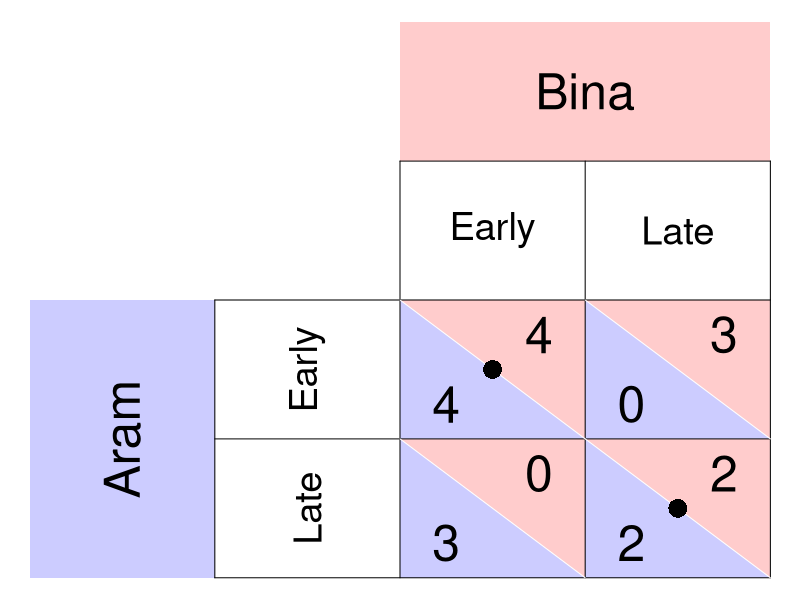

R code for this plot:
require(ggplot2)
require(shape)
pdf(file = "society/matrix_palanpur_unsolved.pdf", width = 9, height = 7)

par(mar =  c(0, 0, 0, 0))
xlims <- c(0, 8)
ylims <- c(0, 8)

#TextSizes
PlayerSize <- 3
StratSize <- 2.3
PayoffSize <- 3
p1fadelevel <- 0.2
p2fadelevel <- 0.2


#Payoffs are listed as c("NW", "SW", "NE", "SE")

#Considerations for Player 1
P1Name <- c("Aram")
P1Strat <- c("Early", "Late")
P1Payoffs <- c("4", "3", "0", "2")
P1BR1 <- c("NW") #Must be NW or SW - the BR prints accordingly. 
P1BR2 <- c("SE") #Must be NE or SE - the BR prints accordingly. 
#NW = (5, 3); SW = (5,1); NE = (7, 3); SE = (7, 1)
P1bestsize <- 2.5 #Adjusts size of point indicating best response of P1

#Considerations for Player 2
P2Name <- c("Bina")
P2Strat <- c("Early", "Late")
P2Payoffs <- c("4", "0", "3", "2")
P2BR1 <- c("NW") #Must be NW or SW - the BR prints accordingly. 
P2BR2 <- c("SE") #Must be NE or SE - the BR prints accordingly. 
P2bestsize <- 4 #Adjusts size of circle indicating best response of P2

plot(0, 0, xlim = xlims, ylim = ylims, type = "n",
     xlab = expression(""),
     ylab = expression(""),
     xaxt = "n", 
     yaxt = "n", 
     cex.lab = 2, 
     bty = "n")



#Color and label for Player 1 and their strategies
polygon(c(0,0,2,2,0), c(0,4,4,0,0), col=rgb(0, 0, 1, p1fadelevel), density=NULL, border = NA)
text(1, 2, P1Name[1], srt = 90, cex = PlayerSize)

text(3, 3, P1Strat[1], cex = StratSize, srt = 90)
text(3, 1, P1Strat[2], cex = StratSize, srt = 90)


#Color and label for Player 2
polygon(c(4,4,8,8,4), c(8,6,6,8,8), col=rgb(1, 0, 0, p2fadelevel), density=NULL, border = NA)
text(6, 7, P2Name[1], cex = PlayerSize)

text(5, 5, P2Strat[1], cex = StratSize)
text(7, 5, P2Strat[2], cex = StratSize)

#NorthWest cell 
#P1
polygon(c(4,4,6,4), c(4,2,2,4), col=rgb(0, 0, 1, p1fadelevel), density=NULL, border = NA)
#P2
polygon(c(4,6,6,4), c(4,4,2,4), col=rgb(1, 0, 0, p2fadelevel), density=NULL, border = NA)

#P1
text(4.5, 2.5, P1Payoffs[1], cex = PayoffSize)
#P2
text(5.5, 3.5, P2Payoffs[1], cex = PayoffSize)

#SouthWest cell  
#P1
polygon(c(4,4,6,4), c(2,0,0,2), col=rgb(0, 0, 1, p1fadelevel), density=NULL, border = NA)
#P2
polygon(c(4,6,6,4), c(2,2,0,2), col=rgb(1, 0, 0, p2fadelevel), density=NULL, border = NA)

#P1
text(4.5, 0.5, P1Payoffs[2], cex = PayoffSize)
#P2
text(5.5, 1.5, P2Payoffs[2], cex = PayoffSize)


#NorthEast cell 
#P1
polygon(c(6,6,8,6), c(4,2,2,4), col=rgb(0, 0, 1, p1fadelevel), density=NULL, border = NA)
#P2
polygon(c(6,8,8,6), c(4,4,2,4), col=rgb(1, 0, 0, p2fadelevel), density=NULL, border = NA)
#P1
text(6.5, 2.5, P1Payoffs[3], cex = PayoffSize)
#P2
text(7.5, 3.5, P2Payoffs[3], cex = PayoffSize)

#SouthEast cell 
#P1
polygon(c(6,6,8,6), c(2,0,0,2), col=rgb(0, 0, 1, p1fadelevel), density=NULL, border = NA)
#P2
polygon(c(6,8,8,6), c(2,2,0,2), col=rgb(1, 0, 0, p2fadelevel), density=NULL, border = NA)
#P1
text(6.5, 0.5, P1Payoffs[4], cex = PayoffSize)
#P2
text(7.5, 1.5, P2Payoffs[4], cex = PayoffSize)


#Lines for the Table
segments(8, 0, 8, 6, lty = 1, col = "black")
segments(4, 6, 8, 6, lty = 1, col = "black")
segments(2, 0, 2, 4, lty = 1, col = "black")
segments(2, 0, 8, 0, lty = 1, col = "black")
segments(2, 4, 8, 4, lty = 1, col = "black")
segments(4, 0, 4, 6, lty = 1, col = "black")
segments(2, 2, 8, 2, lty = 1, col = "black")
segments(6, 0, 6, 6, lty = 1, col = "black")

#Diagonals
#NW
segments(4, 4, 6, 2, lty = 1, col = "white")
#NE
segments(6, 4, 8, 2, lty = 1, col = "white")
#SW
segments(4, 2, 6, 0, lty = 1, col = "white")
#Se
segments(6, 2, 8, 0, lty = 1, col = "white")


#Best responses
#P1
if (P1BR1[1] == "NW"){
  points(5, 3, pch = 16, col = "black", cex = P1bestsize)
} else{points(5, 1, pch = 16, col = "black", cex = P1bestsize)
}

if (P1BR2[1] == "NE"){
  points(7, 3, pch = 16, col = "black", cex = P1bestsize)
} else{points(7, 1, pch = 16, col = "black", cex = P1bestsize)
}


# #P2
# if (P2BR1[1] == "NW"){
#   points(5, 3, pch = 1, col = "black", cex = P2bestsize)
# } else{points(7, 3, pch = 1, col = "black", cex = P2bestsize)
# }
# 
# if (P2BR2[1] == "SW"){
#   points(5, 3, pch = 1, col = "black", cex = P2bestsize)
# } else{points(7, 1, pch = 1, col = "black", cex = P2bestsize)
# }

dev.off()
